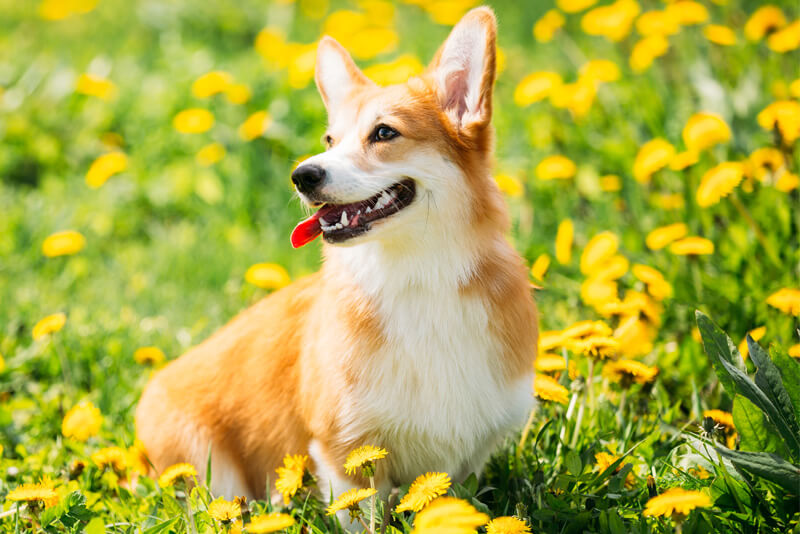
#> input picture corgi.jpg, 800 x 534 px
$ jupyter execute --allow-errors intensity-map-similarity-measures.ipynb
#> lines starting #> are read from the running program, lines starting #| are printed output that depends on the picture
# The main goal of this project is to create an application that, given a set of RGB colors, plots an intensity map of the image. For this, some similarity measures will be used to calculate the distance between the image pixels and the data point.

### Libraries

[cell 1]
import cv2 as cv
import numpy as np
from matplotlib import pyplot as plt
from sklearn.covariance import LedoitWolf
from math import sqrt
import itertools

### First, we use a color picker to select the data frame to be used. Select the pixels by pressing left mouse button and moving it through the image. The "Q" key exits the window brosed.

[cell 2]
image = cv.imread('./corgi.jpg')
#> image is the input picture: shape (534, 800, 3); mean B, G, R 66.7, 171.7, 172.2
image = cv.resize(image, (200,200), cv.INTER_AREA)
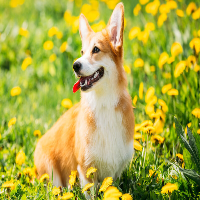
#> image: shape (200, 200, 3); mean B, G, R 66.5, 171.6, 172.1
# Resize the image for color picker
if image.shape[1] > 800:
    ratio = 800/image.shape[1]
    image = cv.resize(image, (int(image.shape[1]*ratio), int(image.shape[0]*ratio)), cv.INTER_AREA)
# If image still larger in the y ax
if image.shape[0] > 800:
    ratio =600/image.shape[1]
    image = cv.resize(image, (int(image.shape[1]*ratio), int(image.shape[0]*ratio)), cv.INTER_AREA)
cp_image = np.copy(image)

cv.imshow("Imagem", cp_image)
# Wait for the mouse event
colors_selected = []
# [8 lines left out: function get_pixels, not called in this run]

cv.namedWindow("Image")
cv.setMouseCallback("Image", get_pixels)
# Show image with drawning
while True:
    cv.imshow("Image", cp_image)
    key = cv.waitKey(1)
#> (key q is pressed here)
    if key == ord('q'):
        break
cv.destroyAllWindows()

# Convert BGR to RGB for measures
image = cv.cvtColor(image, cv.COLOR_BGR2RGB)
plt.imshow(image)
print(colors_selected)

### Similarity distance and intensity map functions

[cell 3]
# --------------- Euclidean functions ---------------
def euclidean_measure(x, y):
    return sqrt(pow(x[0]-y[0],2) + pow(x[1]-y[1],2) + pow(x[2]-y[2],2))

def intensity_map_euclidean(df, img):
    img_mean = np.mean(df, axis=0)
    intensity_map = np.zeros((img.shape[0], img.shape[1]), np.uint8)
    for y in range(img.shape[0]):
        for x in range(img.shape[1]):
            distance = int(euclidean_measure((img[y][x][0], img[y][x][1], img[y][x][2]), img_mean))
            gray_value = 255 - int(255*distance/442) # 442 is the max distance
            intensity_map[y][x] = gray_value
#> intensity_map: shape (200, 200); every value is 0

    return intensity_map

# --------------- Mahalanobis functions ---------------
# [44 lines left out: functions mahalanobis_measure, max_min_mahalanobis_distances, intensity_map_mahalanobis, not called in this run]
